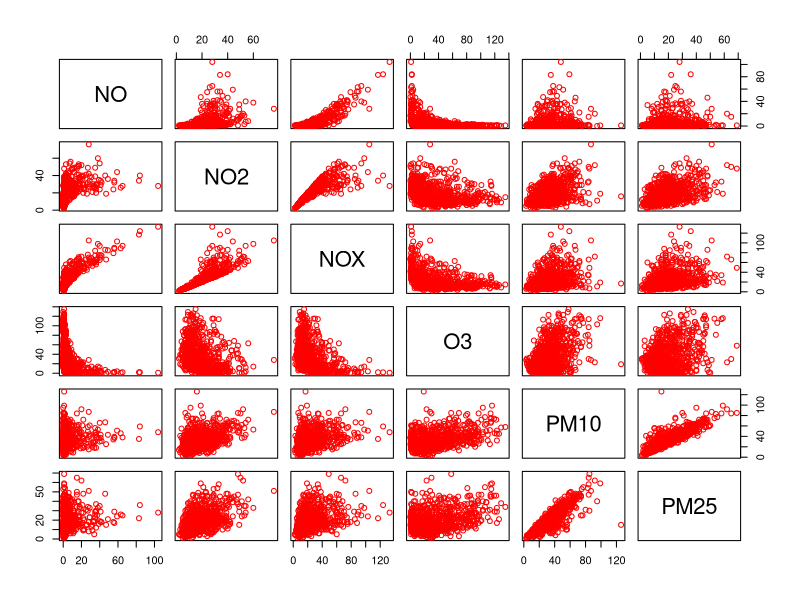
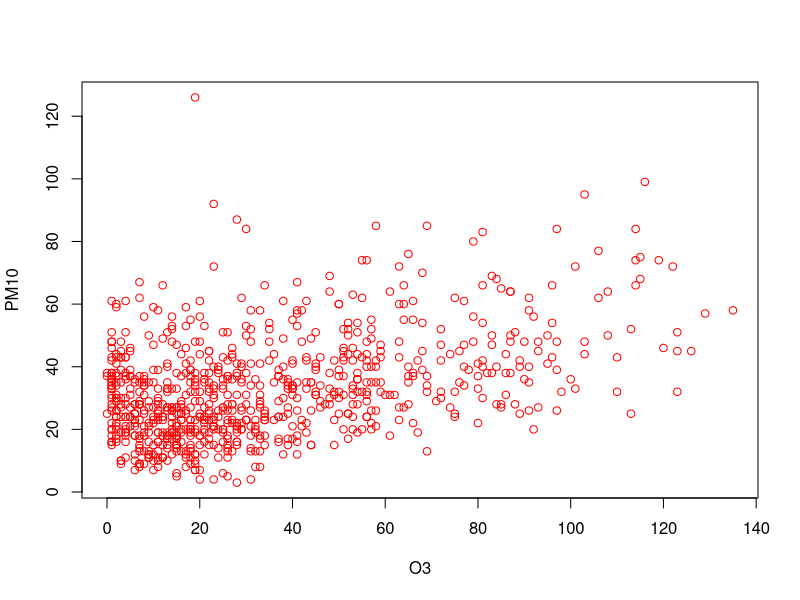

Generate these figures, in order, with R:
## ---- chunk 1
knitr::opts_chunk$set(echo = TRUE)
## ---- chunk 2
tb = read.csv("PED2022_Muestra.csv")
M = tb[,c(-1)]
M
cor(M)
## ---- chunk 3
plot(M, col = "red")
## ---- chunk 4
plot(M$O3,M$PM10, col="red",
     xlab = "O3",
     ylab = "PM10")
## ---- chunk 5
cor.test(M$O3,M$PM10)
## ---- chunk 6
summary(M)
DS=c(sd(M$NO2),sd(M$NOX))
names(DS)=c("NO2","NO")
